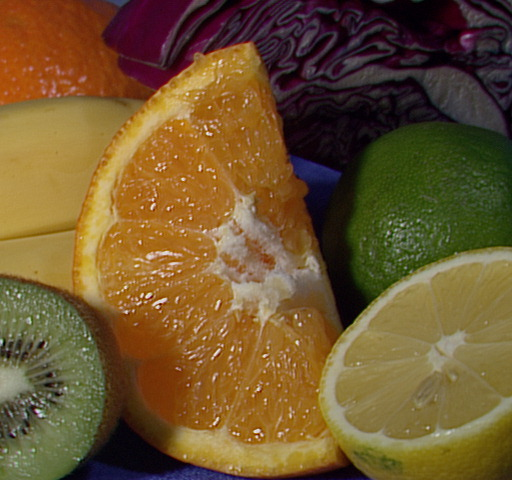
//> input picture split/split/1.jpg, 512 x 480 px
$ ./main   (built with g++ and OpenCV 4)
//> lines starting //> are read from the running program, lines starting //| are printed output that depends on the picture; after the words box and inside, x2 and y2 are one past the last pixel; in counts of white or black regions, pixels touching at a corner belong together
#include "opencv2/core/core.hpp"
#include "opencv2/highgui/highgui.hpp"
#include "opencv2/imgproc/imgproc.hpp"
#include <vector>

using namespace cv;
using namespace std;

void main()
{
	Mat img = imread("1.jpg");
//> img is the input picture: 480 rows x 512 cols, CV_8UC3; mean B, G, R 46.2, 85.6, 110.8
	Mat dstimg;
	vector<Mat> channels;
	split(img, channels);//通道分离，显示的结果是灰度图
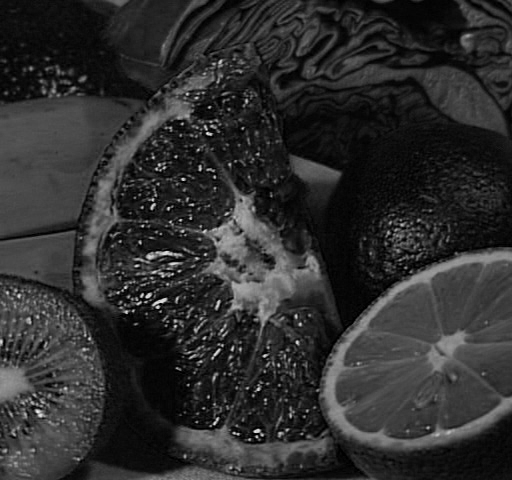
//> channels[0]: 480 rows x 512 cols, CV_8UC1; min 0, max 245, mean 46.2
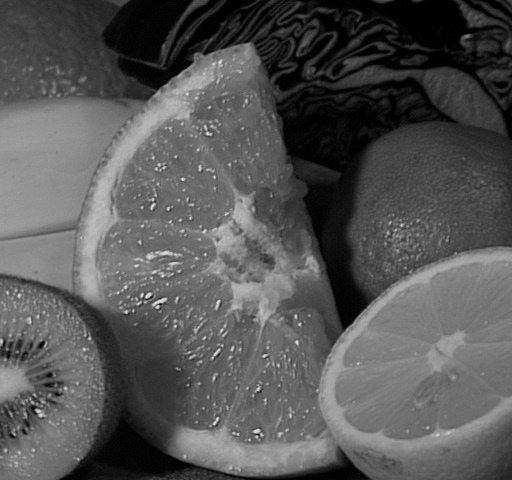
//> channels[1]: 480 rows x 512 cols, CV_8UC1; min 0, max 238, mean 85.6
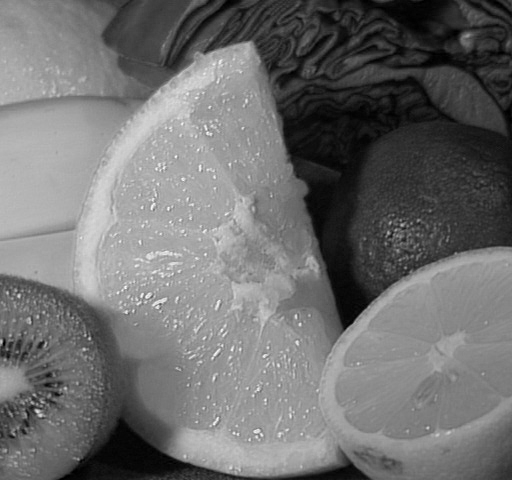
//> channels[2]: 480 rows x 512 cols, CV_8UC1; min 0, max 252, mean 110.8
	Mat blueChannel = channels.at(0);
	Mat greenChannel = channels.at(1);
	Mat redChannel = channels.at(2);

	threshold(blueChannel, blueChannel, 200, 255, THRESH_BINARY);//二值化
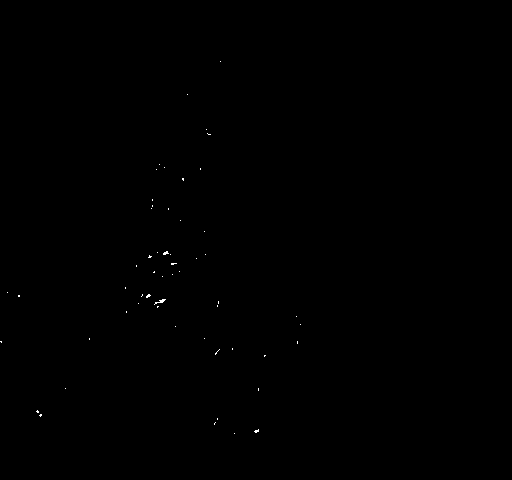
//> blueChannel: 480 rows x 512 cols, CV_8UC1; 0.08% white in thin lines or dots, all inside (x1, y1, x2, y2) = (0, 61, 301, 434)
	threshold(greenChannel, greenChannel, 200, 255, THRESH_BINARY);//二值化
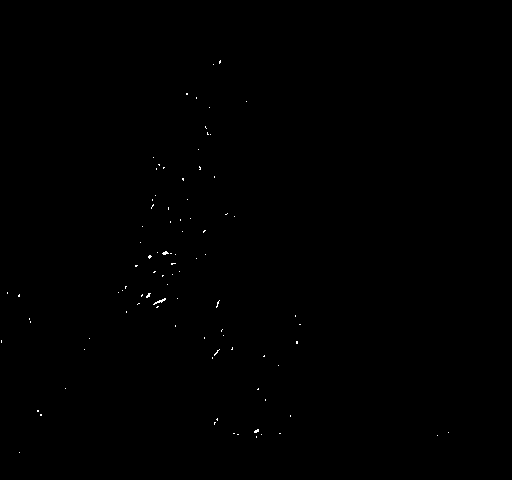
//> greenChannel: 480 rows x 512 cols, CV_8UC1; 0.13% white in thin lines or dots, all inside (x1, y1, x2, y2) = (1, 60, 449, 453)
	threshold(redChannel, redChannel, 200, 255, THRESH_BINARY);//二值化
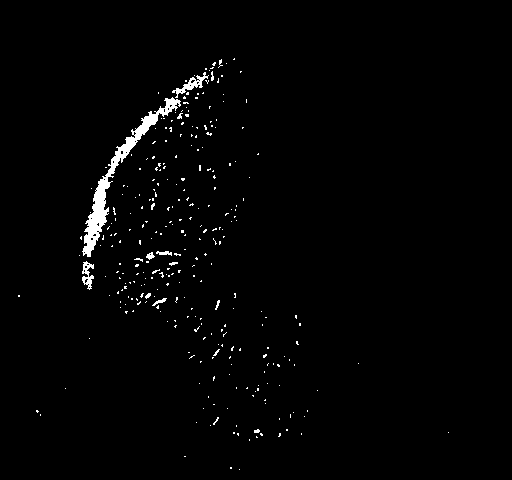
//> redChannel: 480 rows x 512 cols, CV_8UC1; 1.5% white; 297 white regions (286 under 20 px), largest, box (x1, y1, x2, y2) and area: (82, 97, 181, 257) 1916, (172, 72, 209, 98) 242, (82, 261, 94, 290) 178
	merge(channels,dstimg);//通道合并
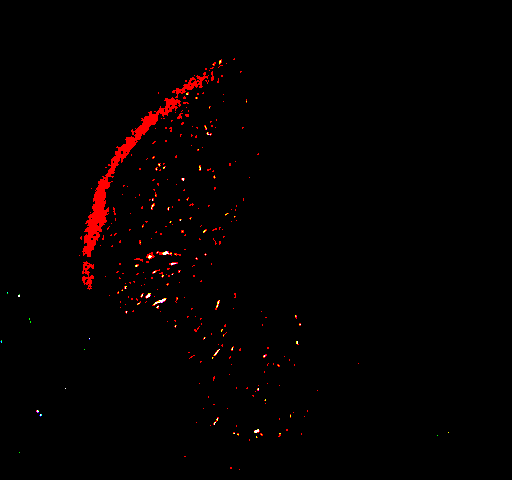
//> dstimg: 480 rows x 512 cols, CV_8UC3; mean B, G, R 0.2, 0.3, 3.9

	imshow("Blue", blueChannel);
	imshow("Green", greenChannel);
	imshow("Red", redChannel);
	imshow("dst", dstimg);

	waitKey(0);
}
